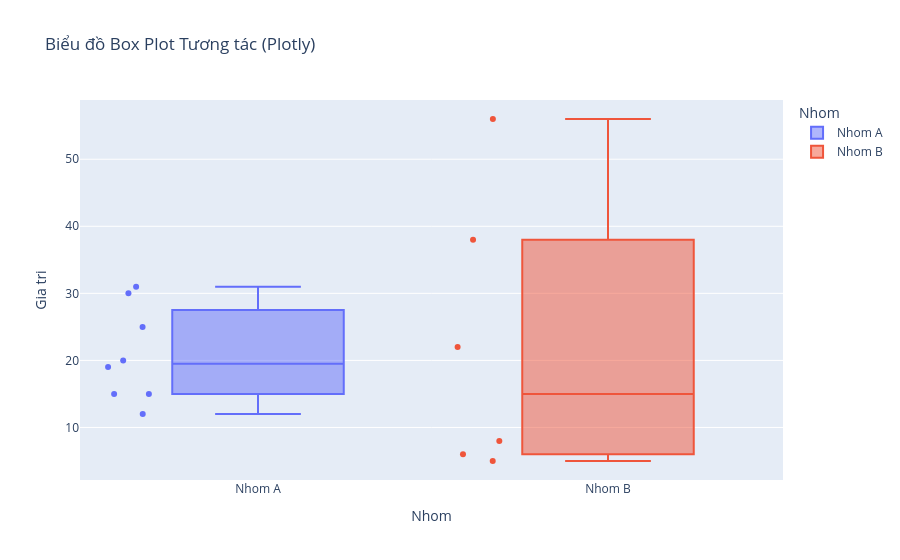

Notebook cell for this chart:
### Code cell
df = pd.DataFrame({
    'Nhom' : ['Nhom A'] * 8  + ['Nhom B']*6,
    'Gia tri': [15, 12, 19, 20, 15, 30, 25, 31, 8, 56, 5, 6, 38, 22]
})

fig = px.box(
    df,
    x = 'Nhom',
    y = 'Gia tri',
    color = 'Nhom',
    points='all',
    hover_data=["Gia tri"],
    title="Biểu đồ Box Plot Tương tác (Plotly)"
)
fig.show()

### Figure 1 — Plotly figure (JSON) as saved in the notebook; plotly's stock layout.template omitted (floating-point values rounded to 4 significant figures)
{"data": [{"alignmentgroup": "True", "boxpoints": "all", "hovertemplate": "Nhom=%{x}<br>Gia tri=%{y}<extra></extra>", "legendgroup": "Nhom A", "marker": {"color": "#636efa"}, "name": "Nhom A", "notched": false, "offsetgroup": "Nhom A", "orientation": "v", "showlegend": true, "type": "box", "x": ["Nhom A", "Nhom A", "Nhom A", "Nhom A", "Nhom A", "Nhom A", "Nhom A", "Nhom A"], "x0": " ", "xaxis": "x", "y": [15, 12, 19, 20, 15, 30, 25, 31], "y0": " ", "yaxis": "y"}, {"alignmentgroup": "True", "boxpoints": "all", "hovertemplate": "Nhom=%{x}<br>Gia tri=%{y}<extra></extra>", "legendgroup": "Nhom B", "marker": {"color": "#EF553B"}, "name": "Nhom B", "notched": false, "offsetgroup": "Nhom B", "orientation": "v", "showlegend": true, "type": "box", "x": ["Nhom B", "Nhom B", "Nhom B", "Nhom B", "Nhom B", "Nhom B"], "x0": " ", "xaxis": "x", "y": [8, 56, 5, 6, 38, 22], "y0": " ", "yaxis": "y"}], "layout": {"boxmode": "overlay", "legend": {"title": {"text": "Nhom"}, "tracegroupgap": 0}, "title": {"text": "Biểu đồ Box Plot Tương tác (Plotly)"}, "xaxis": {"anchor": "y", "categoryarray": ["Nhom A", "Nhom B"], "categoryorder": "array", "domain": [0, 1], "title": {"text": "Nhom"}}, "yaxis": {"anchor": "x", "domain": [0, 1], "title": {"text": "Gia tri"}}}}
